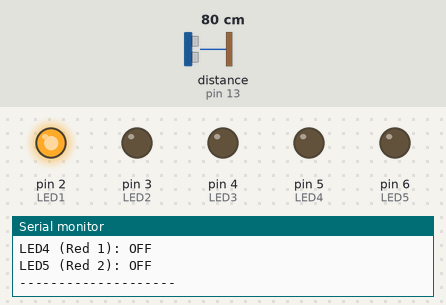
A sketch run on a simulated Arduino Uno, built with avr-gcc and run on an emulated ATmega328P. On the bench: output pins drawn as LEDs (lit = HIGH), the last lines printed to the serial monitor. The inputs (shaded band) are chosen by the test bench; at power-on: distance to the obstacle (sensor on pin 13) 80 cm. The echo pulse lasts 58.3 µs per cm.

Above: at 1.9 s.
2.0 s: distance to the obstacle (sensor on pin 13) set to 43 cm
3.6 s: distance to the obstacle (sensor on pin 13) set to 36 cm
At 5.4 s:
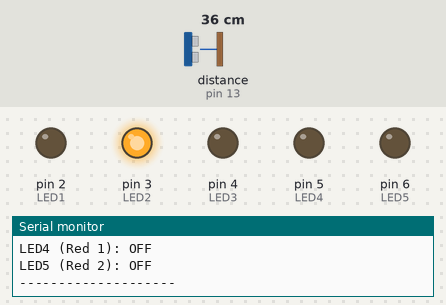
6.0 s: distance to the obstacle (sensor on pin 13) set to 29 cm
At 8.0 s:
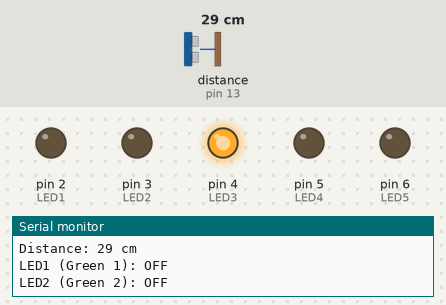
8.3 s: distance to the obstacle (sensor on pin 13) set to 22 cm
10.2 s: distance to the obstacle (sensor on pin 13) set to 18 cm
At 11.1 s:
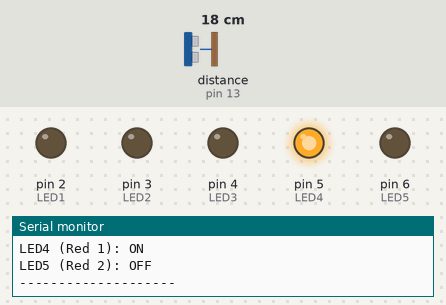
11.8 s: distance to the obstacle (sensor on pin 13) set to 35 cm
At 13.7 s:
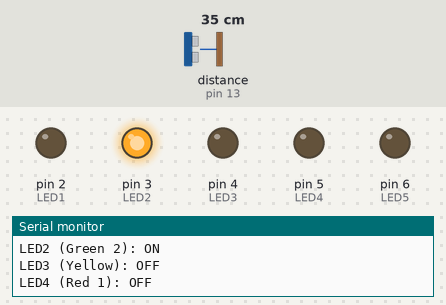
Timing chart, 0 to 14.9 s (numbered marks = the images above; inputs shaded):
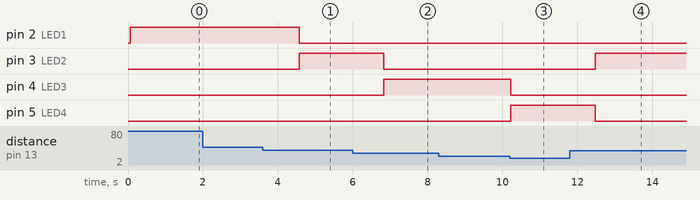

Measured:
- the behaviour switches between 41 and 40 cm on distance to the obstacle (sensor on pin 13) (found by bisection; images 0 and 1)
- the behaviour switches between 31 and 30 cm on distance to the obstacle (sensor on pin 13) (found by bisection; images 1 and 2)
- the behaviour switches between 21 and 20 cm on distance to the obstacle (sensor on pin 13) (found by bisection; images 2 and 3)
- after the input at 3.6 s, pin 2 (LED1): HIGH → LOW after 0.97 s; pin 3 (LED2): LOW → HIGH after 0.97 s
- after the input at 6.0 s, pin 3 (LED2): HIGH → LOW after 0.83 s; pin 4 (LED3): LOW → HIGH after 0.83 s
- after the input at 10.2 s, pin 4 (LED3): HIGH → LOW at once; pin 5 (LED4): LOW → HIGH at once
- after the input at 11.8 s, pin 3 (LED2): LOW → HIGH after 0.67 s; pin 5 (LED4): HIGH → LOW after 0.67 s

The sketch:

Using_Ultrasonic_Distance_Sensor.ino
```cpp
#include <NewPing.h>

const int trig = 12;
const int echo = 13;
const int LED1 = 2; // Green 1
const int LED2 = 3; // Green 2
const int LED3 = 4; // Yellow
const int LED4 = 5; // Red 1
const int LED5 = 6; // Red 2

NewPing sonar(trig, echo, 200);

void setup() {
  pinMode(LED1, OUTPUT);
  pinMode(LED2, OUTPUT);
  pinMode(LED3, OUTPUT);
  pinMode(LED4, OUTPUT);
  pinMode(LED5, OUTPUT);
  Serial.begin(9600);
}

void loop() {
  delay(50); // Wait 50ms between pings (about 20 pings/sec)

  int distance = sonar.ping_cm();

  Serial.print("Distance: ");
  Serial.print(distance);
  Serial.println(" cm");

  // LED control based on the specified distances
  if (distance > 40) {
    controlLEDs(HIGH, LOW, LOW, LOW, LOW); // Green 1 (LED1) is ON
  }
  else if (distance > 30 && distance <= 40) {
    controlLEDs(LOW, HIGH, LOW, LOW, LOW); // Green 2 (LED2) is ON
  }
  else if (distance > 20 && distance <= 30) {
    controlLEDs(LOW, LOW, HIGH, LOW, LOW); // Yellow (LED3) is ON
  }
  else if (distance > 10 && distance <= 20) {
    controlLEDs(LOW, LOW, LOW, HIGH, LOW); // Red 1 (LED4) is ON
  }
  else if (distance <= 10) {
    controlLEDs(LOW, LOW, LOW, LOW, HIGH); // Red 2 (LED5) is ON
  } else {

    controlLEDs(LOW, LOW, LOW, LOW, LOW);
  }

  Serial.println("--------------------");
  delay(1000);
}

// Helper function to control all LEDs at once
void controlLEDs(int led1State, int led2State, int led3State, int led4State, int led5State) {
  digitalWrite(LED1, led1State);
  digitalWrite(LED2, led2State);
  digitalWrite(LED3, led3State);
  digitalWrite(LED4, led4State);
  digitalWrite(LED5, led5State);

  // Debug information
  Serial.print("LED1 (Green 1): ");
  Serial.println(led1State == HIGH ? "ON" : "OFF");

  Serial.print("LED2 (Green 2): ");
  Serial.println(led2State == HIGH ? "ON" : "OFF");

  Serial.print("LED3 (Yellow): ");
  Serial.println(led3State == HIGH ? "ON" : "OFF");

  Serial.print("LED4 (Red 1): ");
  Serial.println(led4State == HIGH ? "ON" : "OFF");

  Serial.print("LED5 (Red 2): ");
  Serial.println(led5State == HIGH ? "ON" : "OFF");
}
```
